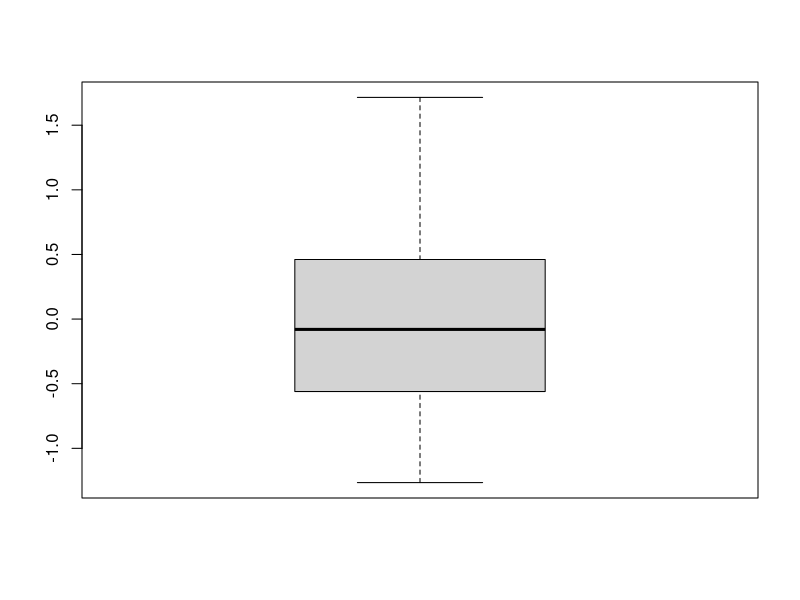

Source code (R):
# Array
# 数组与矩阵类似，但是维数大于2。数组有一个特殊的维数dim 属性。
# 下边的命令给一个向量加上维数后定义了一个数组, 注意数值的排泄顺序
A <- 1:24
dim(A) <- c(3, 4, 2)
print(A)

# 同样可以通过函数array 来创建
dim1 <- c("A1", "A2", "A3")
dim2 <- c("B1", "B2", "B3", "B4")
dim3 <- c("C1", "C2")
A1 <- array(1:24, dim = c(3, 4, 2), dimnames = list(dim1, dim2, dim3))
print(A1)


# List
# 列表是R中最灵活，也是最复杂的数据结构。它可以是多种类型对象的组合
list1 <- list(a = 1, b = 1:5, c = c("red", "blue"))
print(list1)


# 在普通的数据分析中，创建列表并不是一项常见的任务。但是很多函数的返回值是一个列表
set.seed(123)
dat <- rnorm(10)
bp <- boxplot(dat)
print(class(bp))

# 这里列表bp包含了很多对象，如果想查看或者使用某个对象，使用$ 引用
print(bp$stats)